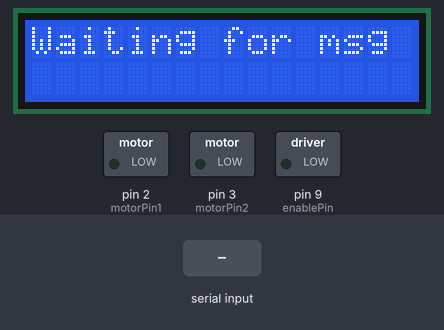
This sketch was run on a simulated Arduino Uno, built with avr-gcc and run on an emulated ATmega328P. Shown: 16×2 character LCD, switched loads named in the sketch (green lamp = pin HIGH). Inputs (shaded band) come from the test bench. What the sketch prints to the serial monitor is not drawn.

Above: at 1.2 s.
1.3 s: "1\n" received over the second serial link
At 1.9 s:
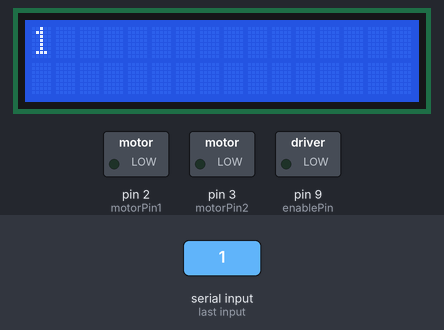
2.8 s: "0\n" received over the second serial link
At 3.1 s:
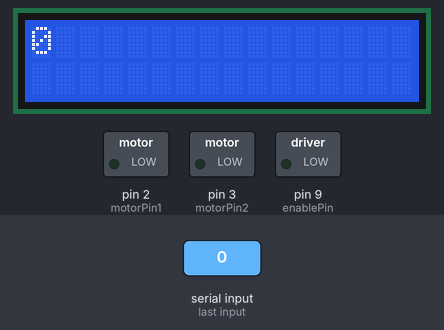
4.3 s: "2\n" received over the second serial link
At 5.4 s:
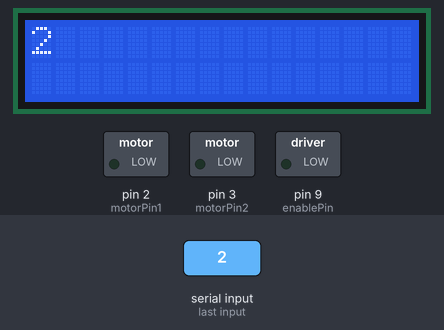
Timing chart, 0 to 7.3 s (numbered marks = the images above; inputs shaded):
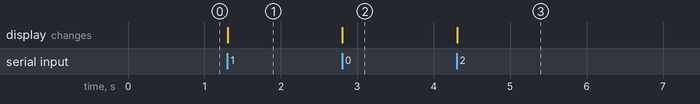

The sketch:

sketch_oct31a.ino
```cpp
#include <Wire.h>                   // Include Wire library for I2C
#include <LiquidCrystal_I2C.h>      // Include the I2C LCD library

// Set the I2C address of the LCD (usually 0x27 or 0x3F)
LiquidCrystal_I2C lcd(0x27, 16, 2); // Change 0x27 to your LCD's I2C address if needed

#include <SoftwareSerial.h>
SoftwareSerial bluetooth(10, 11);   // RX, TX pins for Bluetooth

// Define motor control pins for L298N
const int motorPin1 = 2;            // IN1 on the L298N
const int motorPin2 = 3;            // IN2 on the L298N
const int enablePin = 9;            // ENA on the L298N for speed control (optional)

void setup() {
  Serial.begin(9600);
  lcd.begin(16,2);                      // Initialize the I2C LCD
  lcd.backlight();                  // Turn on the backlight
  bluetooth.begin(9600);            // Start Bluetooth communication
  lcd.print("Waiting for msg");     // Initial message

  // Set motor pins as outputs
  pinMode(motorPin1, OUTPUT);
  pinMode(motorPin2, OUTPUT);
  pinMode(enablePin, OUTPUT);

  // Ensure the motor is off initially
  digitalWrite(motorPin1, LOW);
  digitalWrite(motorPin2, LOW);
  analogWrite(enablePin, 0);       // Set speed to 0 (stop)
}

void loop() {
  // Check if data is available from Bluetooth
  if (bluetooth.available()) {
    String message = bluetooth.readStringUntil('\n'); // Read message until newline
    displayMessage(message);       // Call function to display message
    controlMotor(message);         // Control motor based on message
  }
}

void displayMessage(String msg) {
  lcd.clear();                     // Clear the LCD
  lcd.print(msg);                  // Print the message on the LCD
  Serial.println(msg);
}

bool startsWith(String str, String prefix) {
  return str.substring(0, prefix.length()) == prefix;
}

void controlMotor(String msg) {
  if (startsWith(msg,"OK")) {
    // Rotate the motor (forward direction)
    digitalWrite(motorPin1, HIGH);
    digitalWrite(motorPin2, LOW);
    analogWrite(enablePin, 200);   // Set speed (0-255, adjust if needed)
  } else {
    // Stop the motor
    digitalWrite(motorPin1, LOW);
    digitalWrite(motorPin2, LOW);
    analogWrite(enablePin, 0);     // Set speed to 0
  }
}
```

Measured:
- after the input at 1.3 s, the display: changes at once (image 1)
- after the input at 2.8 s, the display: changes at once (image 2)
- after the input at 4.3 s, the display: changes at once (image 3)
